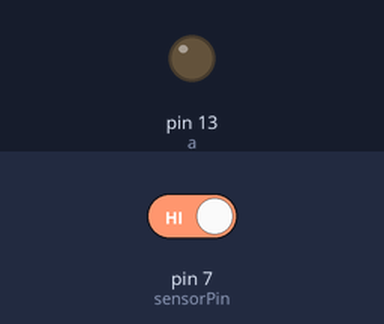
This sketch was run on a simulated Arduino Uno, built with avr-gcc and run on an emulated ATmega328P. On the bench: output pins drawn as LEDs (lit = HIGH). The inputs (shaded band) are chosen by the test bench; at power-on: pin 7 (sensorPin) HIGH. What the sketch prints to the serial monitor is not drawn.

Above: at 1.2 s.
1.3 s: pin 7 (sensorPin) driven LOW
At 1.7 s:
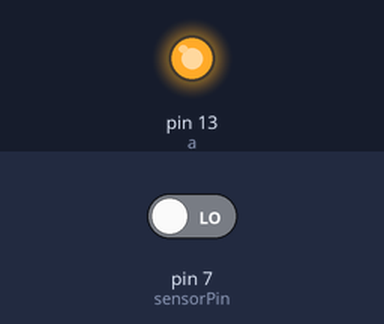
2.8 s: pin 7 (sensorPin) driven HIGH
At 4.1 s:
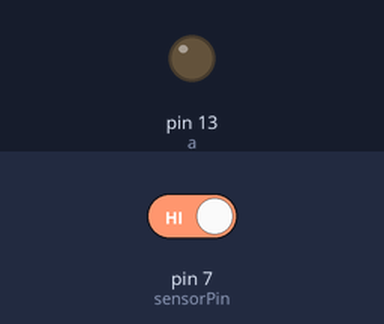
Timing chart, 0 to 5.8 s (numbered marks = the images above; inputs shaded):
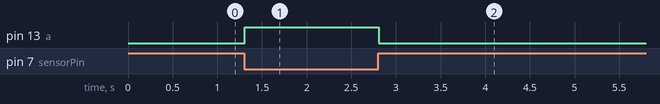

Measured:
- after the input at 1.3 s, pin 13 (a): LOW → HIGH at once
- after the input at 2.8 s, pin 13 (a): HIGH → LOW at once

The sketch:

soundsensor_to_led.ino
```cpp
int a=13;
int sensorPin=7;
boolean val=0;

void setup()
{
  pinMode(a,OUTPUT);
  pinMode(sensorPin,INPUT);
 Serial.begin(9600);
}
 // mà bị gì ko nhận thư viện lcd với dht á anh
void loop()

{
  val=digitalRead(sensorPin);
 Serial.println(val);
  if (val == 0)
  {
    digitalWrite(a,1 );
  }
 else
  {
      digitalWrite(a,0 );
 }
} // Code by SevKan
```
